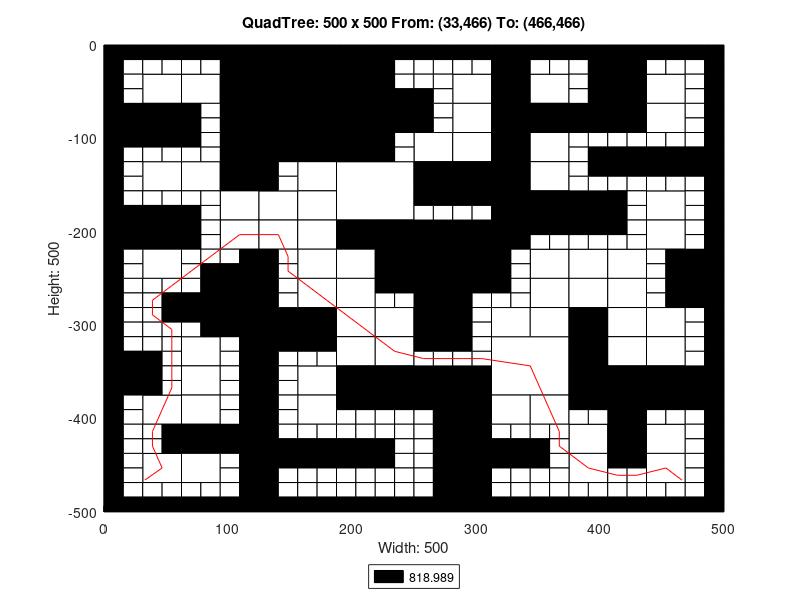

Source code (MATLAB):
axis([0 500 -500 0]);
title('QuadTree: 500 x 500 From: (33,466) To: (466,466)');
xlabel('Width: 500');
ylabel('Height: 500');
rectangle('Position',[125 -62.5 62.5 62.5], 'FaceColor',[0 0 0]);
rectangle('Position',[125 -125 62.5 62.5], 'FaceColor',[0 0 0]);
rectangle('Position',[187.5 -187.5 62.5 62.5], 'FaceColor',[1 1 1]);
rectangle('Position',[250 -250 62.5 62.5], 'FaceColor',[0 0 0]);
rectangle('Position',[312.5 -375 62.5 62.5], 'FaceColor',[1 1 1]);
rectangle('Position',[31.25 -62.5 31.25 31.25], 'FaceColor',[1 1 1]);
rectangle('Position',[93.75 -31.25 31.25 31.25], 'FaceColor',[0 0 0]);
rectangle('Position',[62.5 -62.5 31.25 31.25], 'FaceColor',[1 1 1]);
rectangle('Position',[93.75 -62.5 31.25 31.25], 'FaceColor',[0 0 0]);
rectangle('Position',[0 -93.75 31.25 31.25], 'FaceColor',[0 0 0]);
rectangle('Position',[31.25 -93.75 31.25 31.25], 'FaceColor',[0 0 0]);
rectangle('Position',[93.75 -93.75 31.25 31.25], 'FaceColor',[0 0 0]);
rectangle('Position',[93.75 -125 31.25 31.25], 'FaceColor',[0 0 0]);
rectangle('Position',[187.5 -31.25 31.25 31.25], 'FaceColor',[0 0 0]);
rectangle('Position',[187.5 -62.5 31.25 31.25], 'FaceColor',[0 0 0]);
rectangle('Position',[187.5 -93.75 31.25 31.25], 'FaceColor',[0 0 0]);
rectangle('Position',[218.75 -93.75 31.25 31.25], 'FaceColor',[0 0 0]);
rectangle('Position',[187.5 -125 31.25 31.25], 'FaceColor',[0 0 0]);
rectangle('Position',[31.25 -156.25 31.25 31.25], 'FaceColor',[1 1 1]);
rectangle('Position',[62.5 -156.25 31.25 31.25], 'FaceColor',[1 1 1]);
rectangle('Position',[93.75 -156.25 31.25 31.25], 'FaceColor',[0 0 0]);
rectangle('Position',[93.75 -187.5 31.25 31.25], 'FaceColor',[1 1 1]);
rectangle('Position',[0 -218.75 31.25 31.25], 'FaceColor',[0 0 0]);
rectangle('Position',[31.25 -218.75 31.25 31.25], 'FaceColor',[0 0 0]);
rectangle('Position',[31.25 -250 31.25 31.25], 'FaceColor',[1 1 1]);
rectangle('Position',[93.75 -218.75 31.25 31.25], 'FaceColor',[1 1 1]);
rectangle('Position',[156.25 -156.25 31.25 31.25], 'FaceColor',[1 1 1]);
rectangle('Position',[125 -187.5 31.25 31.25], 'FaceColor',[1 1 1]);
rectangle('Position',[156.25 -187.5 31.25 31.25], 'FaceColor',[1 1 1]);
rectangle('Position',[125 -218.75 31.25 31.25], 'FaceColor',[1 1 1]);
rectangle('Position',[156.25 -218.75 31.25 31.25], 'FaceColor',[1 1 1]);
rectangle('Position',[156.25 -250 31.25 31.25], 'FaceColor',[1 1 1]);
rectangle('Position',[187.5 -218.75 31.25 31.25], 'FaceColor',[0 0 0]);
rectangle('Position',[218.75 -218.75 31.25 31.25], 'FaceColor',[0 0 0]);
rectangle('Position',[187.5 -250 31.25 31.25], 'FaceColor',[1 1 1]);
rectangle('Position',[218.75 -250 31.25 31.25], 'FaceColor',[0 0 0]);
rectangle('Position',[281.25 -62.5 31.25 31.25], 'FaceColor',[1 1 1]);
rectangle('Position',[312.5 -31.25 31.25 31.25], 'FaceColor',[0 0 0]);
rectangle('Position',[312.5 -62.5 31.25 31.25], 'FaceColor',[0 0 0]);
rectangle('Position',[343.75 -62.5 31.25 31.25], 'FaceColor',[1 1 1]);
rectangle('Position',[281.25 -93.75 31.25 31.25], 'FaceColor',[1 1 1]);
rectangle('Position',[250 -125 31.25 31.25], 'FaceColor',[1 1 1]);
rectangle('Position',[281.25 -125 31.25 31.25], 'FaceColor',[1 1 1]);
rectangle('Position',[312.5 -93.75 31.25 31.25], 'FaceColor',[0 0 0]);
rectangle('Position',[343.75 -93.75 31.25 31.25], 'FaceColor',[0 0 0]);
rectangle('Position',[312.5 -125 31.25 31.25], 'FaceColor',[0 0 0]);
rectangle('Position',[343.75 -125 31.25 31.25], 'FaceColor',[1 1 1]);
rectangle('Position',[406.25 -31.25 31.25 31.25], 'FaceColor',[0 0 0]);
rectangle('Position',[406.25 -62.5 31.25 31.25], 'FaceColor',[0 0 0]);
rectangle('Position',[437.5 -62.5 31.25 31.25], 'FaceColor',[1 1 1]);
rectangle('Position',[375 -93.75 31.25 31.25], 'FaceColor',[0 0 0]);
rectangle('Position',[406.25 -93.75 31.25 31.25], 'FaceColor',[0 0 0]);
rectangle('Position',[437.5 -93.75 31.25 31.25], 'FaceColor',[1 1 1]);
rectangle('Position',[250 -156.25 31.25 31.25], 'FaceColor',[0 0 0]);
rectangle('Position',[281.25 -156.25 31.25 31.25], 'FaceColor',[0 0 0]);
rectangle('Position',[312.5 -156.25 31.25 31.25], 'FaceColor',[0 0 0]);
rectangle('Position',[343.75 -156.25 31.25 31.25], 'FaceColor',[1 1 1]);
rectangle('Position',[312.5 -187.5 31.25 31.25], 'FaceColor',[0 0 0]);
rectangle('Position',[343.75 -187.5 31.25 31.25], 'FaceColor',[0 0 0]);
rectangle('Position',[312.5 -218.75 31.25 31.25], 'FaceColor',[0 0 0]);
rectangle('Position',[343.75 -250 31.25 31.25], 'FaceColor',[1 1 1]);
rectangle('Position',[375 -187.5 31.25 31.25], 'FaceColor',[0 0 0]);
rectangle('Position',[437.5 -187.5 31.25 31.25], 'FaceColor',[1 1 1]);
rectangle('Position',[375 -250 31.25 31.25], 'FaceColor',[1 1 1]);
rectangle('Position',[406.25 -250 31.25 31.25], 'FaceColor',[1 1 1]);
rectangle('Position',[437.5 -218.75 31.25 31.25], 'FaceColor',[1 1 1]);
rectangle('Position',[468.75 -250 31.25 31.25], 'FaceColor',[0 0 0]);
rectangle('Position',[93.75 -281.25 31.25 31.25], 'FaceColor',[0 0 0]);
rectangle('Position',[93.75 -312.5 31.25 31.25], 'FaceColor',[0 0 0]);
rectangle('Position',[0 -375 31.25 31.25], 'FaceColor',[0 0 0]);
rectangle('Position',[62.5 -343.75 31.25 31.25], 'FaceColor',[1 1 1]);
rectangle('Position',[62.5 -375 31.25 31.25], 'FaceColor',[1 1 1]);
rectangle('Position',[156.25 -281.25 31.25 31.25], 'FaceColor',[1 1 1]);
rectangle('Position',[125 -312.5 31.25 31.25], 'FaceColor',[0 0 0]);
rectangle('Position',[156.25 -312.5 31.25 31.25], 'FaceColor',[0 0 0]);
rectangle('Position',[187.5 -281.25 31.25 31.25], 'FaceColor',[1 1 1]);
rectangle('Position',[187.5 -312.5 31.25 31.25], 'FaceColor',[1 1 1]);
rectangle('Position',[218.75 -312.5 31.25 31.25], 'FaceColor',[1 1 1]);
rectangle('Position',[156.25 -375 31.25 31.25], 'FaceColor',[1 1 1]);
rectangle('Position',[187.5 -343.75 31.25 31.25], 'FaceColor',[1 1 1]);
rectangle('Position',[218.75 -343.75 31.25 31.25], 'FaceColor',[1 1 1]);
rectangle('Position',[187.5 -375 31.25 31.25], 'FaceColor',[0 0 0]);
rectangle('Position',[218.75 -375 31.25 31.25], 'FaceColor',[0 0 0]);
rectangle('Position',[31.25 -406.25 31.25 31.25], 'FaceColor',[1 1 1]);
rectangle('Position',[62.5 -406.25 31.25 31.25], 'FaceColor',[1 1 1]);
rectangle('Position',[62.5 -437.5 31.25 31.25], 'FaceColor',[0 0 0]);
rectangle('Position',[93.75 -437.5 31.25 31.25], 'FaceColor',[0 0 0]);
rectangle('Position',[31.25 -468.75 31.25 31.25], 'FaceColor',[1 1 1]);
rectangle('Position',[62.5 -468.75 31.25 31.25], 'FaceColor',[1 1 1]);
rectangle('Position',[156.25 -406.25 31.25 31.25], 'FaceColor',[1 1 1]);
rectangle('Position',[250 -281.25 31.25 31.25], 'FaceColor',[0 0 0]);
rectangle('Position',[250 -312.5 31.25 31.25], 'FaceColor',[0 0 0]);
rectangle('Position',[343.75 -281.25 31.25 31.25], 'FaceColor',[1 1 1]);
rectangle('Position',[312.5 -312.5 31.25 31.25], 'FaceColor',[1 1 1]);
rectangle('Position',[343.75 -312.5 31.25 31.25], 'FaceColor',[1 1 1]);
rectangle('Position',[250 -375 31.25 31.25], 'FaceColor',[0 0 0]);
rectangle('Position',[281.25 -375 31.25 31.25], 'FaceColor',[0 0 0]);
rectangle('Position',[375 -281.25 31.25 31.25], 'FaceColor',[1 1 1]);
rectangle('Position',[406.25 -281.25 31.25 31.25], 'FaceColor',[1 1 1]);
rectangle('Position',[375 -312.5 31.25 31.25], 'FaceColor',[0 0 0]);
rectangle('Position',[406.25 -312.5 31.25 31.25], 'FaceColor',[1 1 1]);
rectangle('Position',[468.75 -281.25 31.25 31.25], 'FaceColor',[0 0 0]);
rectangle('Position',[437.5 -312.5 31.25 31.25], 'FaceColor',[1 1 1]);
rectangle('Position',[375 -343.75 31.25 31.25], 'FaceColor',[0 0 0]);
rectangle('Position',[406.25 -343.75 31.25 31.25], 'FaceColor',[1 1 1]);
rectangle('Position',[375 -375 31.25 31.25], 'FaceColor',[0 0 0]);
rectangle('Position',[406.25 -375 31.25 31.25], 'FaceColor',[0 0 0]);
rectangle('Position',[437.5 -343.75 31.25 31.25], 'FaceColor',[1 1 1]);
rectangle('Position',[437.5 -375 31.25 31.25], 'FaceColor',[0 0 0]);
rectangle('Position',[468.75 -375 31.25 31.25], 'FaceColor',[0 0 0]);
rectangle('Position',[281.25 -406.25 31.25 31.25], 'FaceColor',[0 0 0]);
rectangle('Position',[281.25 -437.5 31.25 31.25], 'FaceColor',[0 0 0]);
rectangle('Position',[312.5 -406.25 31.25 31.25], 'FaceColor',[1 1 1]);
rectangle('Position',[343.75 -406.25 31.25 31.25], 'FaceColor',[1 1 1]);
rectangle('Position',[281.25 -468.75 31.25 31.25], 'FaceColor',[0 0 0]);
rectangle('Position',[281.25 -500 31.25 31.25], 'FaceColor',[0 0 0]);
rectangle('Position',[406.25 -406.25 31.25 31.25], 'FaceColor',[0 0 0]);
rectangle('Position',[375 -437.5 31.25 31.25], 'FaceColor',[1 1 1]);
rectangle('Position',[406.25 -437.5 31.25 31.25], 'FaceColor',[0 0 0]);
rectangle('Position',[437.5 -437.5 31.25 31.25], 'FaceColor',[1 1 1]);
rectangle('Position',[375 -468.75 31.25 31.25], 'FaceColor',[1 1 1]);
rectangle('Position',[437.5 -468.75 31.25 31.25], 'FaceColor',[1 1 1]);
rectangle('Position',[0 -15.625 15.625 15.625], 'FaceColor',[0 0 0]);
rectangle('Position',[15.625 -15.625 15.625 15.625], 'FaceColor',[0 0 0]);
rectangle('Position',[0 -31.25 15.625 15.625], 'FaceColor',[0 0 0]);
rectangle('Position',[15.625 -31.25 15.625 15.625], 'FaceColor',[1 1 1]);
rectangle('Position',[31.25 -15.625 15.625 15.625], 'FaceColor',[0 0 0]);
rectangle('Position',[46.875 -15.625 15.625 15.625], 'FaceColor',[0 0 0]);
rectangle('Position',[31.25 -31.25 15.625 15.625], 'FaceColor',[1 1 1]);
rectangle('Position',[46.875 -31.25 15.625 15.625], 'FaceColor',[1 1 1]);
rectangle('Position',[0 -46.875 15.625 15.625], 'FaceColor',[0 0 0]);
rectangle('Position',[15.625 -46.875 15.625 15.625], 'FaceColor',[1 1 1]);
rectangle('Position',[0 -62.5 15.625 15.625], 'FaceColor',[0 0 0]);
rectangle('Position',[15.625 -62.5 15.625 15.625], 'FaceColor',[1 1 1]);
rectangle('Position',[62.5 -15.625 15.625 15.625], 'FaceColor',[0 0 0]);
rectangle('Position',[78.125 -15.625 15.625 15.625], 'FaceColor',[0 0 0]);
rectangle('Position',[62.5 -31.25 15.625 15.625], 'FaceColor',[1 1 1]);
rectangle('Position',[78.125 -31.25 15.625 15.625], 'FaceColor',[1 1 1]);
rectangle('Position',[0 -109.375 15.625 15.625], 'FaceColor',[0 0 0]);
rectangle('Position',[15.625 -109.375 15.625 15.625], 'FaceColor',[0 0 0]);
rectangle('Position',[0 -125 15.625 15.625], 'FaceColor',[0 0 0]);
rectangle('Position',[15.625 -125 15.625 15.625], 'FaceColor',[1 1 1]);
rectangle('Position',[31.25 -109.375 15.625 15.625], 'FaceColor',[0 0 0]);
rectangle('Position',[46.875 -109.375 15.625 15.625], 'FaceColor',[0 0 0]);
rectangle('Position',[31.25 -125 15.625 15.625], 'FaceColor',[1 1 1]);
rectangle('Position',[46.875 -125 15.625 15.625], 'FaceColor',[1 1 1]);
rectangle('Position',[62.5 -78.125 15.625 15.625], 'FaceColor',[0 0 0]);
rectangle('Position',[78.125 -78.125 15.625 15.625], 'FaceColor',[1 1 1]);
rectangle('Position',[62.5 -93.75 15.625 15.625], 'FaceColor',[0 0 0]);
rectangle('Position',[78.125 -93.75 15.625 15.625], 'FaceColor',[1 1 1]);
rectangle('Position',[62.5 -109.375 15.625 15.625], 'FaceColor',[0 0 0]);
rectangle('Position',[78.125 -109.375 15.625 15.625], 'FaceColor',[1 1 1]);
rectangle('Position',[62.5 -125 15.625 15.625], 'FaceColor',[1 1 1]);
rectangle('Position',[78.125 -125 15.625 15.625], 'FaceColor',[1 1 1]);
rectangle('Position',[218.75 -15.625 15.625 15.625], 'FaceColor',[0 0 0]);
rectangle('Position',[234.375 -15.625 15.625 15.625], 'FaceColor',[0 0 0]);
rectangle('Position',[218.75 -31.25 15.625 15.625], 'FaceColor',[0 0 0]);
rectangle('Position',[234.375 -31.25 15.625 15.625], 'FaceColor',[1 1 1]);
rectangle('Position',[218.75 -46.875 15.625 15.625], 'FaceColor',[0 0 0]);
rectangle('Position',[234.375 -46.875 15.625 15.625], 'FaceColor',[1 1 1]);
rectangle('Position',[218.75 -62.5 15.625 15.625], 'FaceColor',[0 0 0]);
rectangle('Position',[234.375 -62.5 15.625 15.625], 'FaceColor',[0 0 0]);
rectangle('Position',[218.75 -109.375 15.625 15.625], 'FaceColor',[0 0 0]);
rectangle('Position',[234.375 -109.375 15.625 15.625], 'FaceColor',[1 1 1]);
rectangle('Position',[218.75 -125 15.625 15.625], 'FaceColor',[0 0 0]);
rectangle('Position',[234.375 -125 15.625 15.625], 'FaceColor',[1 1 1]);
rectangle('Position',[0 -140.625 15.625 15.625], 'FaceColor',[0 0 0]);
rectangle('Position',[15.625 -140.625 15.625 15.625], 'FaceColor',[1 1 1]);
rectangle('Position',[0 -156.25 15.625 15.625], 'FaceColor',[0 0 0]);
rectangle('Position',[15.625 -156.25 15.625 15.625], 'FaceColor',[1 1 1]);
rectangle('Position',[0 -171.875 15.625 15.625], 'FaceColor',[0 0 0]);
rectangle('Position',[15.625 -171.875 15.625 15.625], 'FaceColor',[1 1 1]);
rectangle('Position',[0 -187.5 15.625 15.625], 'FaceColor',[0 0 0]);
rectangle('Position',[15.625 -187.5 15.625 15.625], 'FaceColor',[0 0 0]);
rectangle('Position',[31.25 -171.875 15.625 15.625], 'FaceColor',[1 1 1]);
rectangle('Position',[46.875 -171.875 15.625 15.625], 'FaceColor',[1 1 1]);
rectangle('Position',[31.25 -187.5 15.625 15.625], 'FaceColor',[0 0 0]);
rectangle('Position',[46.875 -187.5 15.625 15.625], 'FaceColor',[0 0 0]);
rectangle('Position',[62.5 -171.875 15.625 15.625], 'FaceColor',[1 1 1]);
rectangle('Position',[78.125 -171.875 15.625 15.625], 'FaceColor',[1 1 1]);
rectangle('Position',[62.5 -187.5 15.625 15.625], 'FaceColor',[0 0 0]);
rectangle('Position',[78.125 -187.5 15.625 15.625], 'FaceColor',[1 1 1]);
rectangle('Position',[0 -234.375 15.625 15.625], 'FaceColor',[0 0 0]);
rectangle('Position',[15.625 -234.375 15.625 15.625], 'FaceColor',[1 1 1]);
rectangle('Position',[0 -250 15.625 15.625], 'FaceColor',[0 0 0]);
rectangle('Position',[15.625 -250 15.625 15.625], 'FaceColor',[1 1 1]);
rectangle('Position',[62.5 -203.125 15.625 15.625], 'FaceColor',[0 0 0]);
rectangle('Position',[78.125 -203.125 15.625 15.625], 'FaceColor',[1 1 1]);
rectangle('Position',[62.5 -218.75 15.625 15.625], 'FaceColor',[0 0 0]);
rectangle('Position',[78.125 -218.75 15.625 15.625], 'FaceColor',[1 1 1]);
rectangle('Position',[62.5 -234.375 15.625 15.625], 'FaceColor',[1 1 1]);
rectangle('Position',[78.125 -234.375 15.625 15.625], 'FaceColor',[1 1 1]);
rectangle('Position',[62.5 -250 15.625 15.625], 'FaceColor',[1 1 1]);
rectangle('Position',[78.125 -250 15.625 15.625], 'FaceColor',[0 0 0]);
rectangle('Position',[93.75 -234.375 15.625 15.625], 'FaceColor',[1 1 1]);
rectangle('Position',[109.375 -234.375 15.625 15.625], 'FaceColor',[0 0 0]);
rectangle('Position',[93.75 -250 15.625 15.625], 'FaceColor',[0 0 0]);
rectangle('Position',[109.375 -250 15.625 15.625], 'FaceColor',[0 0 0]);
rectangle('Position',[125 -140.625 15.625 15.625], 'FaceColor',[0 0 0]);
rectangle('Position',[140.625 -140.625 15.625 15.625], 'FaceColor',[1 1 1]);
rectangle('Position',[125 -156.25 15.625 15.625], 'FaceColor',[0 0 0]);
rectangle('Position',[140.625 -156.25 15.625 15.625], 'FaceColor',[1 1 1]);
rectangle('Position',[125 -234.375 15.625 15.625], 'FaceColor',[0 0 0]);
rectangle('Position',[140.625 -234.375 15.625 15.625], 'FaceColor',[1 1 1]);
rectangle('Position',[125 -250 15.625 15.625], 'FaceColor',[0 0 0]);
rectangle('Position',[140.625 -250 15.625 15.625], 'FaceColor',[1 1 1]);
rectangle('Position',[250 -15.625 15.625 15.625], 'FaceColor',[0 0 0]);
rectangle('Position',[265.625 -15.625 15.625 15.625], 'FaceColor',[0 0 0]);
rectangle('Position',[250 -31.25 15.625 15.625], 'FaceColor',[1 1 1]);
rectangle('Position',[265.625 -31.25 15.625 15.625], 'FaceColor',[1 1 1]);
rectangle('Position',[281.25 -15.625 15.625 15.625], 'FaceColor',[0 0 0]);
rectangle('Position',[296.875 -15.625 15.625 15.625], 'FaceColor',[0 0 0]);
rectangle('Position',[281.25 -31.25 15.625 15.625], 'FaceColor',[1 1 1]);
rectangle('Position',[296.875 -31.25 15.625 15.625], 'FaceColor',[1 1 1]);
rectangle('Position',[250 -46.875 15.625 15.625], 'FaceColor',[1 1 1]);
rectangle('Position',[265.625 -46.875 15.625 15.625], 'FaceColor',[1 1 1]);
rectangle('Position',[250 -62.5 15.625 15.625], 'FaceColor',[0 0 0]);
rectangle('Position',[265.625 -62.5 15.625 15.625], 'FaceColor',[1 1 1]);
rectangle('Position',[343.75 -15.625 15.625 15.625], 'FaceColor',[0 0 0]);
rectangle('Position',[359.375 -15.625 15.625 15.625], 'FaceColor',[0 0 0]);
rectangle('Position',[343.75 -31.25 15.625 15.625], 'FaceColor',[1 1 1]);
rectangle('Position',[359.375 -31.25 15.625 15.625], 'FaceColor',[1 1 1]);
rectangle('Position',[250 -78.125 15.625 15.625], 'FaceColor',[0 0 0]);
rectangle('Position',[265.625 -78.125 15.625 15.625], 'FaceColor',[1 1 1]);
rectangle('Position',[250 -93.75 15.625 15.625], 'FaceColor',[0 0 0]);
rectangle('Position',[265.625 -93.75 15.625 15.625], 'FaceColor',[1 1 1]);
rectangle('Position',[375 -15.625 15.625 15.625], 'FaceColor',[0 0 0]);
rectangle('Position',[390.625 -15.625 15.625 15.625], 'FaceColor',[0 0 0]);
rectangle('Position',[375 -31.25 15.625 15.625], 'FaceColor',[1 1 1]);
rectangle('Position',[390.625 -31.25 15.625 15.625], 'FaceColor',[0 0 0]);
rectangle('Position',[375 -46.875 15.625 15.625], 'FaceColor',[1 1 1]);
rectangle('Position',[390.625 -46.875 15.625 15.625], 'FaceColor',[0 0 0]);
rectangle('Position',[375 -62.5 15.625 15.625], 'FaceColor',[1 1 1]);
rectangle('Position',[390.625 -62.5 15.625 15.625], 'FaceColor',[0 0 0]);
rectangle('Position',[437.5 -15.625 15.625 15.625], 'FaceColor',[0 0 0]);
rectangle('Position',[453.125 -15.625 15.625 15.625], 'FaceColor',[0 0 0]);
rectangle('Position',[437.5 -31.25 15.625 15.625], 'FaceColor',[1 1 1]);
rectangle('Position',[453.125 -31.25 15.625 15.625], 'FaceColor',[1 1 1]);
rectangle('Position',[468.75 -15.625 15.625 15.625], 'FaceColor',[0 0 0]);
rectangle('Position',[484.375 -15.625 15.625 15.625], 'FaceColor',[0 0 0]);
rectangle('Position',[468.75 -31.25 15.625 15.625], 'FaceColor',[1 1 1]);
rectangle('Position',[484.375 -31.25 15.625 15.625], 'FaceColor',[0 0 0]);
rectangle('Position',[468.75 -46.875 15.625 15.625], 'FaceColor',[1 1 1]);
rectangle('Position',[484.375 -46.875 15.625 15.625], 'FaceColor',[0 0 0]);
rectangle('Position',[468.75 -62.5 15.625 15.625], 'FaceColor',[1 1 1]);
rectangle('Position',[484.375 -62.5 15.625 15.625], 'FaceColor',[0 0 0]);
rectangle('Position',[375 -109.375 15.625 15.625], 'FaceColor',[1 1 1]);
rectangle('Position',[390.625 -109.375 15.625 15.625], 'FaceColor',[1 1 1]);
rectangle('Position',[375 -125 15.625 15.625], 'FaceColor',[1 1 1]);
rectangle('Position',[390.625 -125 15.625 15.625], 'FaceColor',[0 0 0]);
rectangle('Position',[406.25 -109.375 15.625 15.625], 'FaceColor',[1 1 1]);
rectangle('Position',[421.875 -109.375 15.625 15.625], 'FaceColor',[1 1 1]);
rectangle('Position',[406.25 -125 15.625 15.625], 'FaceColor',[0 0 0]);
rectangle('Position',[421.875 -125 15.625 15.625], 'FaceColor',[0 0 0]);
rectangle('Position',[468.75 -78.125 15.625 15.625], 'FaceColor',[1 1 1]);
rectangle('Position',[484.375 -78.125 15.625 15.625], 'FaceColor',[0 0 0]);
rectangle('Position',[468.75 -93.75 15.625 15.625], 'FaceColor',[1 1 1]);
rectangle('Position',[484.375 -93.75 15.625 15.625], 'FaceColor',[0 0 0]);
rectangle('Position',[437.5 -109.375 15.625 15.625], 'FaceColor',[1 1 1]);
rectangle('Position',[453.125 -109.375 15.625 15.625], 'FaceColor',[1 1 1]);
rectangle('Position',[437.5 -125 15.625 15.625], 'FaceColor',[0 0 0]);
rectangle('Position',[453.125 -125 15.625 15.625], 'FaceColor',[0 0 0]);
rectangle('Position',[468.75 -109.375 15.625 15.625], 'FaceColor',[1 1 1]);
rectangle('Position',[484.375 -109.375 15.625 15.625], 'FaceColor',[0 0 0]);
rectangle('Position',[468.75 -125 15.625 15.625], 'FaceColor',[0 0 0]);
rectangle('Position',[484.375 -125 15.625 15.625], 'FaceColor',[0 0 0]);
rectangle('Position',[250 -171.875 15.625 15.625], 'FaceColor',[0 0 0]);
rectangle('Position',[265.625 -171.875 15.625 15.625], 'FaceColor',[0 0 0]);
rectangle('Position',[250 -187.5 15.625 15.625], 'FaceColor',[1 1 1]);
rectangle('Position',[265.625 -187.5 15.625 15.625], 'FaceColor',[1 1 1]);
rectangle('Position',[281.25 -171.875 15.625 15.625], 'FaceColor',[0 0 0]);
rectangle('Position',[296.875 -171.875 15.625 15.625], 'FaceColor',[0 0 0]);
rectangle('Position',[281.25 -187.5 15.625 15.625], 'FaceColor',[1 1 1]);
rectangle('Position',[296.875 -187.5 15.625 15.625], 'FaceColor',[1 1 1]);
rectangle('Position',[343.75 -203.125 15.625 15.625], 'FaceColor',[0 0 0]);
rectangle('Position',[359.375 -203.125 15.625 15.625], 'FaceColor',[0 0 0]);
rectangle('Position',[343.75 -218.75 15.625 15.625], 'FaceColor',[1 1 1]);
rectangle('Position',[359.375 -218.75 15.625 15.625], 'FaceColor',[1 1 1]);
rectangle('Position',[312.5 -234.375 15.625 15.625], 'FaceColor',[0 0 0]);
rectangle('Position',[328.125 -234.375 15.625 15.625], 'FaceColor',[1 1 1]);
rectangle('Position',[312.5 -250 15.625 15.625], 'FaceColor',[0 0 0]);
rectangle('Position',[328.125 -250 15.625 15.625], 'FaceColor',[1 1 1]);
rectangle('Position',[375 -140.625 15.625 15.625], 'FaceColor',[1 1 1]);
rectangle('Position',[390.625 -140.625 15.625 15.625], 'FaceColor',[0 0 0]);
rectangle('Position',[375 -156.25 15.625 15.625], 'FaceColor',[1 1 1]);
rectangle('Position',[390.625 -156.25 15.625 15.625], 'FaceColor',[1 1 1]);
rectangle('Position',[406.25 -140.625 15.625 15.625], 'FaceColor',[0 0 0]);
rectangle('Position',[421.875 -140.625 15.625 15.625], 'FaceColor',[0 0 0]);
rectangle('Position',[406.25 -156.25 15.625 15.625], 'FaceColor',[1 1 1]);
rectangle('Position',[421.875 -156.25 15.625 15.625], 'FaceColor',[1 1 1]);
rectangle('Position',[406.25 -171.875 15.625 15.625], 'FaceColor',[0 0 0]);
rectangle('Position',[421.875 -171.875 15.625 15.625], 'FaceColor',[1 1 1]);
rectangle('Position',[406.25 -187.5 15.625 15.625], 'FaceColor',[0 0 0]);
rectangle('Position',[421.875 -187.5 15.625 15.625], 'FaceColor',[1 1 1]);
rectangle('Position',[437.5 -140.625 15.625 15.625], 'FaceColor',[0 0 0]);
rectangle('Position',[453.125 -140.625 15.625 15.625], 'FaceColor',[0 0 0]);
rectangle('Position',[437.5 -156.25 15.625 15.625], 'FaceColor',[1 1 1]);
rectangle('Position',[453.125 -156.25 15.625 15.625], 'FaceColor',[1 1 1]);
rectangle('Position',[468.75 -140.625 15.625 15.625], 'FaceColor',[0 0 0]);
rectangle('Position',[484.375 -140.625 15.625 15.625], 'FaceColor',[0 0 0]);
rectangle('Position',[468.75 -156.25 15.625 15.625], 'FaceColor',[1 1 1]);
rectangle('Position',[484.375 -156.25 15.625 15.625], 'FaceColor',[0 0 0]);
rectangle('Position',[468.75 -171.875 15.625 15.625], 'FaceColor',[1 1 1]);
rectangle('Position',[484.375 -171.875 15.625 15.625], 'FaceColor',[0 0 0]);
rectangle('Position',[468.75 -187.5 15.625 15.625], 'FaceColor',[1 1 1]);
rectangle('Position',[484.375 -187.5 15.625 15.625], 'FaceColor',[0 0 0]);
rectangle('Position',[375 -203.125 15.625 15.625], 'FaceColor',[0 0 0]);
rectangle('Position',[390.625 -203.125 15.625 15.625], 'FaceColor',[0 0 0]);
rectangle('Position',[375 -218.75 15.625 15.625], 'FaceColor',[1 1 1]);
rectangle('Position',[390.625 -218.75 15.625 15.625], 'FaceColor',[1 1 1]);
rectangle('Position',[406.25 -203.125 15.625 15.625], 'FaceColor',[0 0 0]);
rectangle('Position',[421.875 -203.125 15.625 15.625], 'FaceColor',[1 1 1]);
rectangle('Position',[406.25 -218.75 15.625 15.625], 'FaceColor',[1 1 1]);
rectangle('Position',[421.875 -218.75 15.625 15.625], 'FaceColor',[1 1 1]);
rectangle('Position',[468.75 -203.125 15.625 15.625], 'FaceColor',[1 1 1]);
rectangle('Position',[484.375 -203.125 15.625 15.625], 'FaceColor',[0 0 0]);
rectangle('Position',[468.75 -218.75 15.625 15.625], 'FaceColor',[1 1 1]);
rectangle('Position',[484.375 -218.75 15.625 15.625], 'FaceColor',[0 0 0]);
rectangle('Position',[437.5 -234.375 15.625 15.625], 'FaceColor',[1 1 1]);
rectangle('Position',[453.125 -234.375 15.625 15.625], 'FaceColor',[0 0 0]);
rectangle('Position',[437.5 -250 15.625 15.625], 'FaceColor',[1 1 1]);
rectangle('Position',[453.125 -250 15.625 15.625], 'FaceColor',[0 0 0]);
rectangle('Position',[0 -265.625 15.625 15.625], 'FaceColor',[0 0 0]);
rectangle('Position',[15.625 -265.625 15.625 15.625], 'FaceColor',[1 1 1]);
rectangle('Position',[0 -281.25 15.625 15.625], 'FaceColor',[0 0 0]);
rectangle('Position',[15.625 -281.25 15.625 15.625], 'FaceColor',[1 1 1]);
rectangle('Position',[31.25 -265.625 15.625 15.625], 'FaceColor',[1 1 1]);
rectangle('Position',[46.875 -265.625 15.625 15.625], 'FaceColor',[1 1 1]);
rectangle('Position',[31.25 -281.25 15.625 15.625], 'FaceColor',[1 1 1]);
rectangle('Position',[46.875 -281.25 15.625 15.625], 'FaceColor',[0 0 0]);
rectangle('Position',[0 -296.875 15.625 15.625], 'FaceColor',[0 0 0]);
rectangle('Position',[15.625 -296.875 15.625 15.625], 'FaceColor',[1 1 1]);
rectangle('Position',[0 -312.5 15.625 15.625], 'FaceColor',[0 0 0]);
rectangle('Position',[15.625 -312.5 15.625 15.625], 'FaceColor',[1 1 1]);
rectangle('Position',[31.25 -296.875 15.625 15.625], 'FaceColor',[1 1 1]);
rectangle('Position',[46.875 -296.875 15.625 15.625], 'FaceColor',[0 0 0]);
rectangle('Position',[31.25 -312.5 15.625 15.625], 'FaceColor',[1 1 1]);
rectangle('Position',[46.875 -312.5 15.625 15.625], 'FaceColor',[1 1 1]);
rectangle('Position',[62.5 -265.625 15.625 15.625], 'FaceColor',[1 1 1]);
rectangle('Position',[78.125 -265.625 15.625 15.625], 'FaceColor',[0 0 0]);
rectangle('Position',[62.5 -281.25 15.625 15.625], 'FaceColor',[0 0 0]);
rectangle('Position',[78.125 -281.25 15.625 15.625], 'FaceColor',[0 0 0]);
rectangle('Position',[62.5 -296.875 15.625 15.625], 'FaceColor',[0 0 0]);
rectangle('Position',[78.125 -296.875 15.625 15.625], 'FaceColor',[0 0 0]);
rectangle('Position',[62.5 -312.5 15.625 15.625], 'FaceColor',[1 1 1]);
rectangle('Position',[78.125 -312.5 15.625 15.625], 'FaceColor',[0 0 0]);
rectangle('Position',[0 -328.125 15.625 15.625], 'FaceColor',[0 0 0]);
rectangle('Position',[15.625 -328.125 15.625 15.625], 'FaceColor',[1 1 1]);
rectangle('Position',[0 -343.75 15.625 15.625], 'FaceColor',[0 0 0]);
rectangle('Position',[15.625 -343.75 15.625 15.625], 'FaceColor',[0 0 0]);
rectangle('Position',[31.25 -328.125 15.625 15.625], 'FaceColor',[1 1 1]);
rectangle('Position',[46.875 -328.125 15.625 15.625], 'FaceColor',[1 1 1]);
rectangle('Position',[31.25 -343.75 15.625 15.625], 'FaceColor',[0 0 0]);
rectangle('Position',[46.875 -343.75 15.625 15.625], 'FaceColor',[1 1 1]);
rectangle('Position',[31.25 -359.375 15.625 15.625], 'FaceColor',[0 0 0]);
rectangle('Position',[46.875 -359.375 15.625 15.625], 'FaceColor',[1 1 1]);
rectangle('Position',[31.25 -375 15.625 15.625], 'FaceColor',[0 0 0]);
rectangle('Position',[46.875 -375 15.625 15.625], 'FaceColor',[1 1 1]);
rectangle('Position',[93.75 -328.125 15.625 15.625], 'FaceColor',[1 1 1]);
rectangle('Position',[109.375 -328.125 15.625 15.625], 'FaceColor',[0 0 0]);
rectangle('Position',[93.75 -343.75 15.625 15.625], 'FaceColor',[1 1 1]);
rectangle('Position',[109.375 -343.75 15.625 15.625], 'FaceColor',[0 0 0]);
rectangle('Position',[93.75 -359.375 15.625 15.625], 'FaceColor',[1 1 1]);
rectangle('Position',[109.375 -359.375 15.625 15.625], 'FaceColor',[0 0 0]);
rectangle('Position',[93.75 -375 15.625 15.625], 'FaceColor',[1 1 1]);
rectangle('Position',[109.375 -375 15.625 15.625], 'FaceColor',[0 0 0]);
rectangle('Position',[125 -265.625 15.625 15.625], 'FaceColor',[0 0 0]);
rectangle('Position',[140.625 -265.625 15.625 15.625], 'FaceColor',[1 1 1]);
rectangle('Position',[125 -281.25 15.625 15.625], 'FaceColor',[0 0 0]);
rectangle('Position',[140.625 -281.25 15.625 15.625], 'FaceColor',[1 1 1]);
rectangle('Position',[218.75 -265.625 15.625 15.625], 'FaceColor',[0 0 0]);
rectangle('Position',[234.375 -265.625 15.625 15.625], 'FaceColor',[0 0 0]);
rectangle('Position',[218.75 -281.25 15.625 15.625], 'FaceColor',[1 1 1]);
rectangle('Position',[234.375 -281.25 15.625 15.625], 'FaceColor',[1 1 1]);
rectangle('Position',[125 -328.125 15.625 15.625], 'FaceColor',[0 0 0]);
rectangle('Position',[140.625 -328.125 15.625 15.625], 'FaceColor',[0 0 0]);
rectangle('Position',[125 -343.75 15.625 15.625], 'FaceColor',[0 0 0]);
rectangle('Position',[140.625 -343.75 15.625 15.625], 'FaceColor',[1 1 1]);
rectangle('Position',[156.25 -328.125 15.625 15.625], 'FaceColor',[0 0 0]);
rectangle('Position',[171.875 -328.125 15.625 15.625], 'FaceColor',[0 0 0]);
rectangle('Position',[156.25 -343.75 15.625 15.625], 'FaceColor',[1 1 1]);
rectangle('Position',[171.875 -343.75 15.625 15.625], 'FaceColor',[1 1 1]);
rectangle('Position',[125 -359.375 15.625 15.625], 'FaceColor',[0 0 0]);
rectangle('Position',[140.625 -359.375 15.625 15.625], 'FaceColor',[1 1 1]);
rectangle('Position',[125 -375 15.625 15.625], 'FaceColor',[0 0 0]);
rectangle('Position',[140.625 -375 15.625 15.625], 'FaceColor',[1 1 1]);
rectangle('Position',[0 -390.625 15.625 15.625], 'FaceColor',[0 0 0]);
rectangle('Position',[15.625 -390.625 15.625 15.625], 'FaceColor',[1 1 1]);
rectangle('Position',[0 -406.25 15.625 15.625], 'FaceColor',[0 0 0]);
rectangle('Position',[15.625 -406.25 15.625 15.625], 'FaceColor',[1 1 1]);
rectangle('Position',[0 -421.875 15.625 15.625], 'FaceColor',[0 0 0]);
rectangle('Position',[15.625 -421.875 15.625 15.625], 'FaceColor',[1 1 1]);
rectangle('Position',[0 -437.5 15.625 15.625], 'FaceColor',[0 0 0]);
rectangle('Position',[15.625 -437.5 15.625 15.625], 'FaceColor',[1 1 1]);
rectangle('Position',[31.25 -421.875 15.625 15.625], 'FaceColor',[1 1 1]);
rectangle('Position',[46.875 -421.875 15.625 15.625], 'FaceColor',[0 0 0]);
rectangle('Position',[31.25 -437.5 15.625 15.625], 'FaceColor',[1 1 1]);
rectangle('Position',[46.875 -437.5 15.625 15.625], 'FaceColor',[0 0 0]);
rectangle('Position',[93.75 -390.625 15.625 15.625], 'FaceColor',[1 1 1]);
rectangle('Position',[109.375 -390.625 15.625 15.625], 'FaceColor',[0 0 0]);
rectangle('Position',[93.75 -406.25 15.625 15.625], 'FaceColor',[1 1 1]);
rectangle('Position',[109.375 -406.25 15.625 15.625], 'FaceColor',[0 0 0]);
rectangle('Position',[0 -453.125 15.625 15.625], 'FaceColor',[0 0 0]);
rectangle('Position',[15.625 -453.125 15.625 15.625], 'FaceColor',[1 1 1]);
rectangle('Position',[0 -468.75 15.625 15.625], 'FaceColor',[0 0 0]);
rectangle('Position',[15.625 -468.75 15.625 15.625], 'FaceColor',[1 1 1]);
rectangle('Position',[0 -484.375 15.625 15.625], 'FaceColor',[0 0 0]);
rectangle('Position',[15.625 -484.375 15.625 15.625], 'FaceColor',[1 1 1]);
rectangle('Position',[0 -500 15.625 15.625], 'FaceColor',[0 0 0]);
rectangle('Position',[15.625 -500 15.625 15.625], 'FaceColor',[0 0 0]);
rectangle('Position',[31.25 -484.375 15.625 15.625], 'FaceColor',[1 1 1]);
rectangle('Position',[46.875 -484.375 15.625 15.625], 'FaceColor',[1 1 1]);
rectangle('Position',[31.25 -500 15.625 15.625], 'FaceColor',[0 0 0]);
rectangle('Position',[46.875 -500 15.625 15.625], 'FaceColor',[0 0 0]);
rectangle('Position',[93.75 -453.125 15.625 15.625], 'FaceColor',[1 1 1]);
rectangle('Position',[109.375 -453.125 15.625 15.625], 'FaceColor',[0 0 0]);
rectangle('Position',[93.75 -468.75 15.625 15.625], 'FaceColor',[1 1 1]);
rectangle('Position',[109.375 -468.75 15.625 15.625], 'FaceColor',[0 0 0]);
rectangle('Position',[62.5 -484.375 15.625 15.625], 'FaceColor',[1 1 1]);
rectangle('Position',[78.125 -484.375 15.625 15.625], 'FaceColor',[1 1 1]);
rectangle('Position',[62.5 -500 15.625 15.625], 'FaceColor',[0 0 0]);
rectangle('Position',[78.125 -500 15.625 15.625], 'FaceColor',[0 0 0]);
rectangle('Position',[93.75 -484.375 15.625 15.625], 'FaceColor',[1 1 1]);
rectangle('Position',[109.375 -484.375 15.625 15.625], 'FaceColor',[0 0 0]);
rectangle('Position',[93.75 -500 15.625 15.625], 'FaceColor',[0 0 0]);
rectangle('Position',[109.375 -500 15.625 15.625], 'FaceColor',[0 0 0]);
rectangle('Position',[125 -390.625 15.625 15.625], 'FaceColor',[0 0 0]);
rectangle('Position',[140.625 -390.625 15.625 15.625], 'FaceColor',[1 1 1]);
rectangle('Position',[125 -406.25 15.625 15.625], 'FaceColor',[0 0 0]);
rectangle('Position',[140.625 -406.25 15.625 15.625], 'FaceColor',[1 1 1]);
rectangle('Position',[125 -421.875 15.625 15.625], 'FaceColor',[0 0 0]);
rectangle('Position',[140.625 -421.875 15.625 15.625], 'FaceColor',[1 1 1]);
rectangle('Position',[125 -437.5 15.625 15.625], 'FaceColor',[0 0 0]);
rectangle('Position',[140.625 -437.5 15.625 15.625], 'FaceColor',[0 0 0]);
rectangle('Position',[156.25 -421.875 15.625 15.625], 'FaceColor',[1 1 1]);
rectangle('Position',[171.875 -421.875 15.625 15.625], 'FaceColor',[1 1 1]);
rectangle('Position',[156.25 -437.5 15.625 15.625], 'FaceColor',[0 0 0]);
rectangle('Position',[171.875 -437.5 15.625 15.625], 'FaceColor',[0 0 0]);
rectangle('Position',[187.5 -390.625 15.625 15.625], 'FaceColor',[0 0 0]);
rectangle('Position',[203.125 -390.625 15.625 15.625], 'FaceColor',[0 0 0]);
rectangle('Position',[187.5 -406.25 15.625 15.625], 'FaceColor',[1 1 1]);
rectangle('Position',[203.125 -406.25 15.625 15.625], 'FaceColor',[1 1 1]);
rectangle('Position',[218.75 -390.625 15.625 15.625], 'FaceColor',[0 0 0]);
rectangle('Position',[234.375 -390.625 15.625 15.625], 'FaceColor',[0 0 0]);
rectangle('Position',[218.75 -406.25 15.625 15.625], 'FaceColor',[1 1 1]);
rectangle('Position',[234.375 -406.25 15.625 15.625], 'FaceColor',[1 1 1]);
rectangle('Position',[187.5 -421.875 15.625 15.625], 'FaceColor',[1 1 1]);
rectangle('Position',[203.125 -421.875 15.625 15.625], 'FaceColor',[1 1 1]);
rectangle('Position',[187.5 -437.5 15.625 15.625], 'FaceColor',[0 0 0]);
rectangle('Position',[203.125 -437.5 15.625 15.625], 'FaceColor',[0 0 0]);
rectangle('Position',[218.75 -421.875 15.625 15.625], 'FaceColor',[1 1 1]);
rectangle('Position',[234.375 -421.875 15.625 15.625], 'FaceColor',[1 1 1]);
rectangle('Position',[218.75 -437.5 15.625 15.625], 'FaceColor',[0 0 0]);
rectangle('Position',[234.375 -437.5 15.625 15.625], 'FaceColor',[1 1 1]);
rectangle('Position',[125 -453.125 15.625 15.625], 'FaceColor',[0 0 0]);
rectangle('Position',[140.625 -453.125 15.625 15.625], 'FaceColor',[0 0 0]);
rectangle('Position',[125 -468.75 15.625 15.625], 'FaceColor',[0 0 0]);
rectangle('Position',[140.625 -468.75 15.625 15.625], 'FaceColor',[1 1 1]);
rectangle('Position',[156.25 -453.125 15.625 15.625], 'FaceColor',[0 0 0]);
rectangle('Position',[171.875 -453.125 15.625 15.625], 'FaceColor',[0 0 0]);
rectangle('Position',[156.25 -468.75 15.625 15.625], 'FaceColor',[1 1 1]);
rectangle('Position',[171.875 -468.75 15.625 15.625], 'FaceColor',[1 1 1]);
rectangle('Position',[125 -484.375 15.625 15.625], 'FaceColor',[0 0 0]);
rectangle('Position',[140.625 -484.375 15.625 15.625], 'FaceColor',[1 1 1]);
rectangle('Position',[125 -500 15.625 15.625], 'FaceColor',[0 0 0]);
rectangle('Position',[140.625 -500 15.625 15.625], 'FaceColor',[0 0 0]);
rectangle('Position',[156.25 -484.375 15.625 15.625], 'FaceColor',[1 1 1]);
rectangle('Position',[171.875 -484.375 15.625 15.625], 'FaceColor',[1 1 1]);
rectangle('Position',[156.25 -500 15.625 15.625], 'FaceColor',[0 0 0]);
rectangle('Position',[171.875 -500 15.625 15.625], 'FaceColor',[0 0 0]);
rectangle('Position',[187.5 -453.125 15.625 15.625], 'FaceColor',[0 0 0]);
rectangle('Position',[203.125 -453.125 15.625 15.625], 'FaceColor',[0 0 0]);
rectangle('Position',[187.5 -468.75 15.625 15.625], 'FaceColor',[1 1 1]);
rectangle('Position',[203.125 -468.75 15.625 15.625], 'FaceColor',[1 1 1]);
rectangle('Position',[218.75 -453.125 15.625 15.625], 'FaceColor',[0 0 0]);
rectangle('Position',[234.375 -453.125 15.625 15.625], 'FaceColor',[1 1 1]);
rectangle('Position',[218.75 -468.75 15.625 15.625], 'FaceColor',[1 1 1]);
rectangle('Position',[234.375 -468.75 15.625 15.625], 'FaceColor',[1 1 1]);
rectangle('Position',[187.5 -484.375 15.625 15.625], 'FaceColor',[1 1 1]);
rectangle('Position',[203.125 -484.375 15.625 15.625], 'FaceColor',[1 1 1]);
rectangle('Position',[187.5 -500 15.625 15.625], 'FaceColor',[0 0 0]);
rectangle('Position',[203.125 -500 15.625 15.625], 'FaceColor',[0 0 0]);
rectangle('Position',[218.75 -484.375 15.625 15.625], 'FaceColor',[1 1 1]);
rectangle('Position',[234.375 -484.375 15.625 15.625], 'FaceColor',[1 1 1]);
rectangle('Position',[218.75 -500 15.625 15.625], 'FaceColor',[0 0 0]);
rectangle('Position',[234.375 -500 15.625 15.625], 'FaceColor',[0 0 0]);
rectangle('Position',[281.25 -265.625 15.625 15.625], 'FaceColor',[0 0 0]);
rectangle('Position',[296.875 -265.625 15.625 15.625], 'FaceColor',[0 0 0]);
rectangle('Position',[281.25 -281.25 15.625 15.625], 'FaceColor',[0 0 0]);
rectangle('Position',[296.875 -281.25 15.625 15.625], 'FaceColor',[1 1 1]);
rectangle('Position',[281.25 -296.875 15.625 15.625], 'FaceColor',[0 0 0]);
rectangle('Position',[296.875 -296.875 15.625 15.625], 'FaceColor',[1 1 1]);
rectangle('Position',[281.25 -312.5 15.625 15.625], 'FaceColor',[0 0 0]);
rectangle('Position',[296.875 -312.5 15.625 15.625], 'FaceColor',[1 1 1]);
rectangle('Position',[312.5 -265.625 15.625 15.625], 'FaceColor',[0 0 0]);
rectangle('Position',[328.125 -265.625 15.625 15.625], 'FaceColor',[1 1 1]);
rectangle('Position',[312.5 -281.25 15.625 15.625], 'FaceColor',[1 1 1]);
rectangle('Position',[328.125 -281.25 15.625 15.625], 'FaceColor',[1 1 1]);
rectangle('Position',[250 -328.125 15.625 15.625], 'FaceColor',[0 0 0]);
rectangle('Position',[265.625 -328.125 15.625 15.625], 'FaceColor',[0 0 0]);
rectangle('Position',[250 -343.75 15.625 15.625], 'FaceColor',[1 1 1]);
rectangle('Position',[265.625 -343.75 15.625 15.625], 'FaceColor',[1 1 1]);
rectangle('Position',[281.25 -328.125 15.625 15.625], 'FaceColor',[0 0 0]);
rectangle('Position',[296.875 -328.125 15.625 15.625], 'FaceColor',[1 1 1]);
rectangle('Position',[281.25 -343.75 15.625 15.625], 'FaceColor',[1 1 1]);
rectangle('Position',[296.875 -343.75 15.625 15.625], 'FaceColor',[1 1 1]);
rectangle('Position',[437.5 -265.625 15.625 15.625], 'FaceColor',[1 1 1]);
rectangle('Position',[453.125 -265.625 15.625 15.625], 'FaceColor',[0 0 0]);
rectangle('Position',[437.5 -281.25 15.625 15.625], 'FaceColor',[1 1 1]);
rectangle('Position',[453.125 -281.25 15.625 15.625], 'FaceColor',[0 0 0]);
rectangle('Position',[468.75 -296.875 15.625 15.625], 'FaceColor',[1 1 1]);
rectangle('Position',[484.375 -296.875 15.625 15.625], 'FaceColor',[0 0 0]);
rectangle('Position',[468.75 -312.5 15.625 15.625], 'FaceColor',[1 1 1]);
rectangle('Position',[484.375 -312.5 15.625 15.625], 'FaceColor',[0 0 0]);
rectangle('Position',[468.75 -328.125 15.625 15.625], 'FaceColor',[1 1 1]);
rectangle('Position',[484.375 -328.125 15.625 15.625], 'FaceColor',[0 0 0]);
rectangle('Position',[468.75 -343.75 15.625 15.625], 'FaceColor',[1 1 1]);
rectangle('Position',[484.375 -343.75 15.625 15.625], 'FaceColor',[0 0 0]);
rectangle('Position',[250 -390.625 15.625 15.625], 'FaceColor',[0 0 0]);
rectangle('Position',[265.625 -390.625 15.625 15.625], 'FaceColor',[0 0 0]);
rectangle('Position',[250 -406.25 15.625 15.625], 'FaceColor',[1 1 1]);
rectangle('Position',[265.625 -406.25 15.625 15.625], 'FaceColor',[0 0 0]);
rectangle('Position',[250 -421.875 15.625 15.625], 'FaceColor',[1 1 1]);
rectangle('Position',[265.625 -421.875 15.625 15.625], 'FaceColor',[0 0 0]);
rectangle('Position',[250 -437.5 15.625 15.625], 'FaceColor',[1 1 1]);
rectangle('Position',[265.625 -437.5 15.625 15.625], 'FaceColor',[0 0 0]);
rectangle('Position',[312.5 -421.875 15.625 15.625], 'FaceColor',[1 1 1]);
rectangle('Position',[328.125 -421.875 15.625 15.625], 'FaceColor',[1 1 1]);
rectangle('Position',[312.5 -437.5 15.625 15.625], 'FaceColor',[0 0 0]);
rectangle('Position',[328.125 -437.5 15.625 15.625], 'FaceColor',[0 0 0]);
rectangle('Position',[343.75 -421.875 15.625 15.625], 'FaceColor',[1 1 1]);
rectangle('Position',[359.375 -421.875 15.625 15.625], 'FaceColor',[1 1 1]);
rectangle('Position',[343.75 -437.5 15.625 15.625], 'FaceColor',[0 0 0]);
rectangle('Position',[359.375 -437.5 15.625 15.625], 'FaceColor',[1 1 1]);
rectangle('Position',[250 -453.125 15.625 15.625], 'FaceColor',[1 1 1]);
rectangle('Position',[265.625 -453.125 15.625 15.625], 'FaceColor',[0 0 0]);
rectangle('Position',[250 -468.75 15.625 15.625], 'FaceColor',[1 1 1]);
rectangle('Position',[265.625 -468.75 15.625 15.625], 'FaceColor',[0 0 0]);
rectangle('Position',[250 -484.375 15.625 15.625], 'FaceColor',[1 1 1]);
rectangle('Position',[265.625 -484.375 15.625 15.625], 'FaceColor',[0 0 0]);
rectangle('Position',[250 -500 15.625 15.625], 'FaceColor',[0 0 0]);
rectangle('Position',[265.625 -500 15.625 15.625], 'FaceColor',[0 0 0]);
rectangle('Position',[312.5 -453.125 15.625 15.625], 'FaceColor',[0 0 0]);
rectangle('Position',[328.125 -453.125 15.625 15.625], 'FaceColor',[0 0 0]);
rectangle('Position',[312.5 -468.75 15.625 15.625], 'FaceColor',[1 1 1]);
rectangle('Position',[328.125 -468.75 15.625 15.625], 'FaceColor',[1 1 1]);
rectangle('Position',[343.75 -453.125 15.625 15.625], 'FaceColor',[0 0 0]);
rectangle('Position',[359.375 -453.125 15.625 15.625], 'FaceColor',[1 1 1]);
rectangle('Position',[343.75 -468.75 15.625 15.625], 'FaceColor',[1 1 1]);
rectangle('Position',[359.375 -468.75 15.625 15.625], 'FaceColor',[1 1 1]);
rectangle('Position',[312.5 -484.375 15.625 15.625], 'FaceColor',[1 1 1]);
rectangle('Position',[328.125 -484.375 15.625 15.625], 'FaceColor',[1 1 1]);
rectangle('Position',[312.5 -500 15.625 15.625], 'FaceColor',[0 0 0]);
rectangle('Position',[328.125 -500 15.625 15.625], 'FaceColor',[0 0 0]);
rectangle('Position',[343.75 -484.375 15.625 15.625], 'FaceColor',[1 1 1]);
rectangle('Position',[359.375 -484.375 15.625 15.625], 'FaceColor',[1 1 1]);
rectangle('Position',[343.75 -500 15.625 15.625], 'FaceColor',[0 0 0]);
rectangle('Position',[359.375 -500 15.625 15.625], 'FaceColor',[0 0 0]);
rectangle('Position',[375 -390.625 15.625 15.625], 'FaceColor',[0 0 0]);
rectangle('Position',[390.625 -390.625 15.625 15.625], 'FaceColor',[0 0 0]);
rectangle('Position',[375 -406.25 15.625 15.625], 'FaceColor',[1 1 1]);
rectangle('Position',[390.625 -406.25 15.625 15.625], 'FaceColor',[1 1 1]);
rectangle('Position',[437.5 -390.625 15.625 15.625], 'FaceColor',[0 0 0]);
rectangle('Position',[453.125 -390.625 15.625 15.625], 'FaceColor',[0 0 0]);
rectangle('Position',[437.5 -406.25 15.625 15.625], 'FaceColor',[1 1 1]);
rectangle('Position',[453.125 -406.25 15.625 15.625], 'FaceColor',[1 1 1]);
rectangle('Position',[468.75 -390.625 15.625 15.625], 'FaceColor',[0 0 0]);
rectangle('Position',[484.375 -390.625 15.625 15.625], 'FaceColor',[0 0 0]);
rectangle('Position',[468.75 -406.25 15.625 15.625], 'FaceColor',[1 1 1]);
rectangle('Position',[484.375 -406.25 15.625 15.625], 'FaceColor',[0 0 0]);
rectangle('Position',[468.75 -421.875 15.625 15.625], 'FaceColor',[1 1 1]);
rectangle('Position',[484.375 -421.875 15.625 15.625], 'FaceColor',[0 0 0]);
rectangle('Position',[468.75 -437.5 15.625 15.625], 'FaceColor',[1 1 1]);
rectangle('Position',[484.375 -437.5 15.625 15.625], 'FaceColor',[0 0 0]);
rectangle('Position',[406.25 -453.125 15.625 15.625], 'FaceColor',[0 0 0]);
rectangle('Position',[421.875 -453.125 15.625 15.625], 'FaceColor',[0 0 0]);
rectangle('Position',[406.25 -468.75 15.625 15.625], 'FaceColor',[1 1 1]);
rectangle('Position',[421.875 -468.75 15.625 15.625], 'FaceColor',[1 1 1]);
rectangle('Position',[375 -484.375 15.625 15.625], 'FaceColor',[1 1 1]);
rectangle('Position',[390.625 -484.375 15.625 15.625], 'FaceColor',[1 1 1]);
rectangle('Position',[375 -500 15.625 15.625], 'FaceColor',[0 0 0]);
rectangle('Position',[390.625 -500 15.625 15.625], 'FaceColor',[0 0 0]);
rectangle('Position',[406.25 -484.375 15.625 15.625], 'FaceColor',[1 1 1]);
rectangle('Position',[421.875 -484.375 15.625 15.625], 'FaceColor',[1 1 1]);
rectangle('Position',[406.25 -500 15.625 15.625], 'FaceColor',[0 0 0]);
rectangle('Position',[421.875 -500 15.625 15.625], 'FaceColor',[0 0 0]);
rectangle('Position',[468.75 -453.125 15.625 15.625], 'FaceColor',[1 1 1]);
rectangle('Position',[484.375 -453.125 15.625 15.625], 'FaceColor',[0 0 0]);
rectangle('Position',[468.75 -468.75 15.625 15.625], 'FaceColor',[1 1 1]);
rectangle('Position',[484.375 -468.75 15.625 15.625], 'FaceColor',[0 0 0]);
rectangle('Position',[437.5 -484.375 15.625 15.625], 'FaceColor',[1 1 1]);
rectangle('Position',[453.125 -484.375 15.625 15.625], 'FaceColor',[1 1 1]);
rectangle('Position',[437.5 -500 15.625 15.625], 'FaceColor',[0 0 0]);
rectangle('Position',[453.125 -500 15.625 15.625], 'FaceColor',[0 0 0]);
rectangle('Position',[468.75 -484.375 15.625 15.625], 'FaceColor',[1 1 1]);
rectangle('Position',[484.375 -484.375 15.625 15.625], 'FaceColor',[0 0 0]);
rectangle('Position',[468.75 -500 15.625 15.625], 'FaceColor',[0 0 0]);
rectangle('Position',[484.375 -500 15.625 15.625], 'FaceColor',[0 0 0]);
X=[466,453.125,429.688,414.062,390.625,367.188,367.188,359.375,343.75,304.688,289.062,273.438,257.812,234.375,203.125,171.875,148.438,148.438,140.625,109.375,85.9375,70.3125,54.6875,39.0625,39.0625,54.6875,54.6875,54.6875,54.6875,54.6875,46.875,39.0625,39.0625,46.875,33];
Y=[-466,-453.125,-460.938,-460.938,-453.125,-429.688,-414.062,-390.625,-343.75,-335.938,-335.938,-335.938,-335.938,-328.125,-296.875,-265.625,-242.188,-226.562,-203.125,-203.125,-226.562,-242.188,-257.812,-273.438,-289.062,-304.688,-320.312,-335.938,-351.562,-367.188,-390.625,-414.062,-429.688,-453.125,-466];
hold on;
plot(X,Y,'r');
legend('818.989','Location','southoutside');
